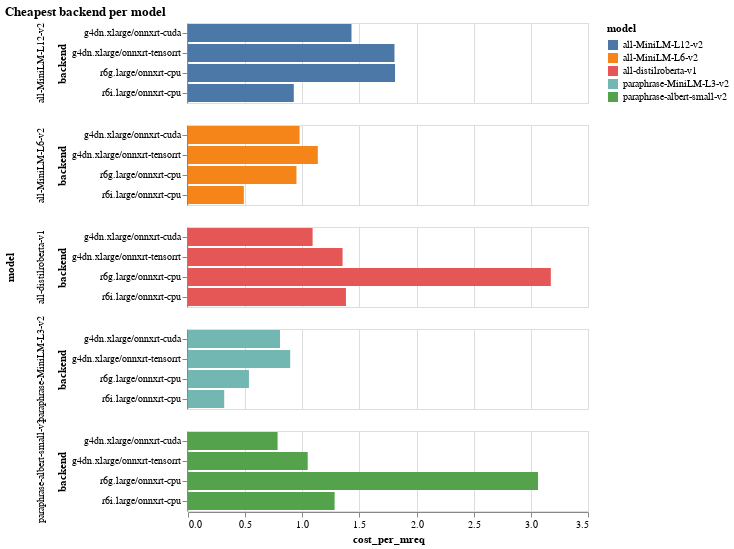

Here is the notebook cell this chart was saved with:
### Code cell
alt.Chart(df).mark_bar().encode(
    y='backend',
    x='cost_per_mreq',
    color='model',
    row='model'
).properties(title='Cheapest backend per model')

### Figure 1 — Vega-Lite specification as saved in the notebook (floating-point values rounded to 4 significant figures)
{"$schema": "https://vega.github.io/schema/vega-lite/v4.17.0.json", "config": {"view": {"continuousHeight": 300, "continuousWidth": 400}}, "data": {"name": "data-18e89c4fcecf6bf06649a40d648a177b"}, "datasets": {"data-18e89c4fcecf6bf06649a40d648a177b": [{"backend": "r6i.large/onnxrt-cpu", "cost_per_mreq": 0.9257, "model": "all-MiniLM-L12-v2", "time_ms": 26.45}, {"backend": "r6g.large/onnxrt-cpu", "cost_per_mreq": 1.812, "model": "all-MiniLM-L12-v2", "time_ms": 64.7}, {"backend": "g4dn.xlarge/onnxrt-cuda", "cost_per_mreq": 1.431, "model": "all-MiniLM-L12-v2", "time_ms": 9.791}, {"backend": "g4dn.xlarge/onnxrt-tensorrt", "cost_per_mreq": 1.807, "model": "all-MiniLM-L12-v2", "time_ms": 12.36}, {"backend": "r6i.large/onnxrt-cpu", "cost_per_mreq": 0.4887, "model": "all-MiniLM-L6-v2", "time_ms": 13.96}, {"backend": "r6g.large/onnxrt-cpu", "cost_per_mreq": 0.949, "model": "all-MiniLM-L6-v2", "time_ms": 33.89}, {"backend": "g4dn.xlarge/onnxrt-cuda", "cost_per_mreq": 0.9763, "model": "all-MiniLM-L6-v2", "time_ms": 6.682}, {"backend": "g4dn.xlarge/onnxrt-tensorrt", "cost_per_mreq": 1.136, "model": "all-MiniLM-L6-v2", "time_ms": 7.773}, {"backend": "r6i.large/onnxrt-cpu", "cost_per_mreq": 1.382, "model": "all-distilroberta-v1", "time_ms": 39.49}, {"backend": "r6g.large/onnxrt-cpu", "cost_per_mreq": 3.175, "model": "all-distilroberta-v1", "time_ms": 113.4}, {"backend": "g4dn.xlarge/onnxrt-cuda", "cost_per_mreq": 1.09, "model": "all-distilroberta-v1", "time_ms": 7.462}, {"backend": "g4dn.xlarge/onnxrt-tensorrt", "cost_per_mreq": 1.353, "model": "all-distilroberta-v1", "time_ms": 9.257}, {"backend": "r6i.large/onnxrt-cpu", "cost_per_mreq": 1.283, "model": "paraphrase-albert-small-v2", "time_ms": 36.65}, {"backend": "r6g.large/onnxrt-cpu", "cost_per_mreq": 3.062, "model": "paraphrase-albert-small-v2", "time_ms": 109.4}, {"backend": "g4dn.xlarge/onnxrt-cuda", "cost_per_mreq": 0.784, "model": "paraphrase-albert-small-v2", "time_ms": 5.366}, {"backend": "g4dn.xlarge/onnxrt-tensorrt", "cost_per_mreq": 1.047, "model": "paraphrase-albert-small-v2", "time_ms": 7.169}, {"backend": "r6i.large/onnxrt-cpu", "cost_per_mreq": 0.3168, "model": "paraphrase-MiniLM-L3-v2", "time_ms": 9.051}, {"backend": "r6g.large/onnxrt-cpu", "cost_per_mreq": 0.5332, "model": "paraphrase-MiniLM-L3-v2", "time_ms": 19.04}, {"backend": "g4dn.xlarge/onnxrt-cuda", "cost_per_mreq": 0.805, "model": "paraphrase-MiniLM-L3-v2", "time_ms": 5.51}, {"backend": "g4dn.xlarge/onnxrt-tensorrt", "cost_per_mreq": 0.8942, "model": "paraphrase-MiniLM-L3-v2", "time_ms": 6.12}]}, "encoding": {"color": {"field": "model", "type": "nominal"}, "row": {"field": "model", "type": "nominal"}, "x": {"field": "cost_per_mreq", "type": "quantitative"}, "y": {"field": "backend", "type": "nominal"}}, "mark": "bar", "title": "Cheapest backend per model"}
